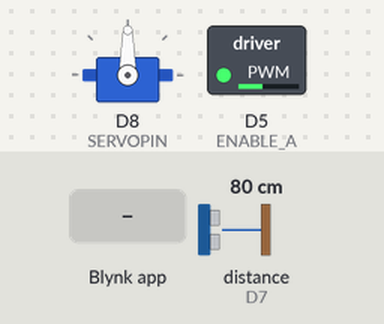
The sketch below on a simulated ESP8266 (NodeMCU). Shown: servo, switched loads named in the sketch (green lamp = pin HIGH). Wiring (inferred from the names in the program): ultrasonic range finder: trigger D6; echo D7. The inputs (shaded band) are chosen by the test bench; at power-on: distance to the obstacle (sensor on D7) 80 cm. The echo pulse lasts 58.3 µs per cm; WiFi joins after 1.5 s; servers stay silent unless stated; pins used as bus, display or sensor lines are not drawn; what the sketch prints to the serial monitor is not drawn.

Above: at 3.0 s.
3.1 s: distance to the obstacle (sensor on D7) set to 38 cm
6.1 s: distance to the obstacle (sensor on D7) set to 31 cm
At 9.1 s:
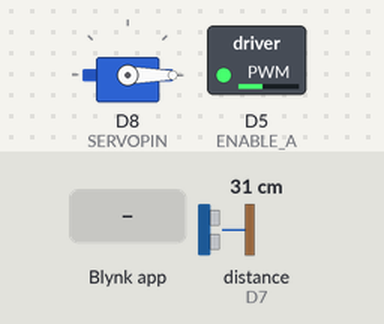
At 10.7 s:
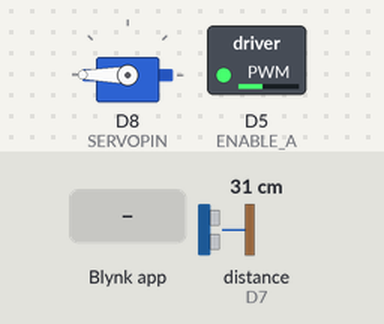
13.6 s: Blynk app writes 0 to V0
Timing chart, 0 to 17.1 s (numbered marks = the images above; inputs shaded):
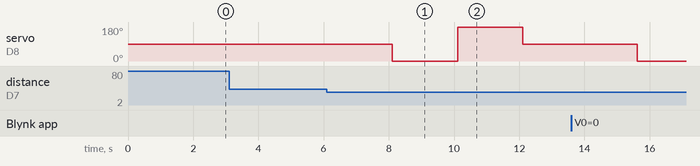

The sketch:

code_Iot.ino
```cpp
#define BLYNK_PRINT Serial
#define BLYNK_TEMPLATE_ID "TMPL68ea6o6_z"
#define BLYNK_TEMPLATE_NAME "Ngohuy ASM"
#define BLYNK_AUTH_TOKEN "EJX2WsetCoQH0qiHLY14jOiN3eKDr3yM"

#include <ESP8266WiFi.h>
#include <BlynkSimpleEsp8266.h>

#include <Servo.h>
/* ********************************************************************** */
#define     ENABLE_A      D5
#define     ENABLE_B      D5
#define     IN_DC_1       D4
#define     IN_DC_2       D3
#define     IN_DC_3       D2
#define     IN_DC_4       D1

#define     SERVOPIN      D8

#define     TRIG          D6
#define     ECHO          D7

#define     DIS_STOP      35
/* ********************************************************************** */
Servo myservo;
unsigned char speed_rate = 0;
unsigned char dis_right, dis_left, distance;
unsigned char pos;
unsigned char mode_run = 0, mode_hendel = 0;
unsigned char buffer_blynk[5];
char ssid[] = "Huy2.4G";
char pass[] = "99999999y";


void setup() {
  serial_Setup();
  servor_Setup();
  HCSR_Setup();
  motor_Setup();
  set_speed_rate(100);

  Blynk.begin(BLYNK_AUTH_TOKEN, ssid, pass);
}

void loop() {
  if(buffer_blynk[0] == 0){
    Blynk.virtualWrite(V5, 0);
    mode_hendel_();
  }
  else{
    blynk_run();
    mode_hendel = 0;
  }
  Blynk.run();
}
/* ********************************************************************** */
void mode_hendel_(void) {
  switch (mode_hendel) {
    case 0:
      distance = dis_servo();
      Serial.print("distance:  " + (String)distance + "\r\n");
      if (distance < DIS_STOP) {
        Blynk.virtualWrite(V5, 1);
        Stop();
        delay(2000);
        sevor_pos(0);
        dis_right = dis_servo();
        Serial.print("dis_right:  " + (String)dis_right + "\r\n");
        delay(2000);

        sevor_pos(180);
        dis_left = dis_servo();
        Serial.print("dis_left:  " + (String)dis_left + "\r\n");
        delay(2000);
        sevor_pos(90);
        if (dis_right < DIS_STOP && dis_left < DIS_STOP) mode_hendel = 4;
        else {
          if (dis_right > dis_left) {
            mode_hendel = 2;
          }
          else {
            mode_hendel = 3;
          }
        }
      }
      else {
        mode_hendel = 1;
      }
      break;
    case 1:
      forward();
      mode_hendel = 0;
      break;
    case 2:
      left();
      delay(800);
      mode_hendel = 0;
      break;
    case 3:
      right();
      delay(800);
      mode_hendel = 0;
      break;
    case 4:
      right();
      delay(1500);
      mode_hendel = 0;
      break;

  }
}
/* ********************************************************************** */
void blynk_run(void){
  if(buffer_blynk[1]) forward();
  else if(buffer_blynk[2]) back();
  else if(buffer_blynk[3]) left();
  else if(buffer_blynk[4]) right();
  else Stop();
}
/* ********************************************************************** */
void serial_Setup(void) {
  Serial.begin(115200);
  Serial.print("\r\n");
  Serial.print("SETUP_UART \r\n");
}
/* ********************************************************************** */
void servor_Setup(void) {
  myservo.attach(SERVOPIN);
  Serial.print("SEVOR SETUP \r\n");
}
/* ********************************************************************** */
void sevor_pos(unsigned char pos) {
  myservo.write(pos);
  Serial.print("SEVRO:  " + (String)pos + "\r\n");
}
/* ********************************************************************** */
void HCSR_Setup(void) {
  pinMode(TRIG, OUTPUT);
  pinMode(ECHO, INPUT);
  Serial.print("HCSR04 SETUP \r\n");
}
/* ********************************************************************** */
unsigned char dis_servo(void) {
  unsigned long duration;
  unsigned char dis;
  digitalWrite(TRIG, 0);
  delayMicroseconds(2);
  digitalWrite(TRIG, 1);
  delayMicroseconds(5);
  digitalWrite(TRIG, 0);

  duration = pulseIn(ECHO, HIGH);
  dis = int(duration / 2 / 29.412);

  Serial.print("DIS:  " + (String)dis + "\r\n");
  return dis;
}
/* ********************************************************************** */
void motor_Setup(void) {
  pinMode(ENABLE_A, OUTPUT);
  pinMode(ENABLE_B, OUTPUT);
  pinMode(IN_DC_1, OUTPUT);
  pinMode(IN_DC_2, OUTPUT);
  pinMode(IN_DC_3, OUTPUT);
  pinMode(IN_DC_4, OUTPUT);

  digitalWrite(IN_DC_1, LOW);
  digitalWrite(IN_DC_2, LOW);
  digitalWrite(IN_DC_3, LOW);
  digitalWrite(IN_DC_4, LOW);

  analogWrite(ENABLE_A, speed_rate);
  analogWrite(ENABLE_B, speed_rate);
  Serial.print("MOTOR SETUP \r\n");
}
/* ********************************************************************** */
void forward(void) {
  digitalWrite(IN_DC_1, LOW);
  digitalWrite(IN_DC_2, HIGH);
  digitalWrite(IN_DC_3, LOW);
  digitalWrite(IN_DC_4, HIGH);
  Serial.print("FORWARD \r\n");
}
/* ********************************************************************** */
void back(void) {
  digitalWrite(IN_DC_1, HIGH);
  digitalWrite(IN_DC_2, LOW);
  digitalWrite(IN_DC_3, HIGH);
  digitalWrite(IN_DC_4, LOW);
  Serial.print("BACK \r\n");
}
/* ********************************************************************** */
void left(void) {
  digitalWrite(IN_DC_1, LOW);
  digitalWrite(IN_DC_2, HIGH);
  digitalWrite(IN_DC_3, HIGH);
  digitalWrite(IN_DC_4, LOW);
  Serial.print("LEFT \r\n");
}
/* ********************************************************************** */
void right(void) {
  digitalWrite(IN_DC_1, HIGH);
  digitalWrite(IN_DC_2, LOW);
  digitalWrite(IN_DC_3, LOW);
  digitalWrite(IN_DC_4, HIGH);
  Serial.print("RIGHT \r\n");
}
/* ********************************************************************** */
void Stop(void) {
  digitalWrite(IN_DC_1, LOW);
  digitalWrite(IN_DC_2, LOW);
  digitalWrite(IN_DC_3, LOW);
  digitalWrite(IN_DC_4, LOW);
  Serial.print("STOP \r\n");
}
/* ********************************************************************** */
void set_speed_rate(unsigned char new_speed_rate) {
  speed_rate = new_speed_rate;
  Serial.print("SETUP:  " + (String)speed_rate + "\r\n");
  analogWrite(ENABLE_A, speed_rate);
  analogWrite(ENABLE_B, speed_rate);
}
/* ********************************************************************** */

BLYNK_WRITE(V0) {
  buffer_blynk[0] = param.asInt();
  Serial.println("Biến MODE:" + (String)buffer_blynk[0]);
}
BLYNK_WRITE(V1) {
  buffer_blynk[1] = param.asInt();
  Serial.println("Biến tiến:" + (String)buffer_blynk[1]);
}
BLYNK_WRITE(V2) {
  buffer_blynk[2] = param.asInt();
  Serial.println("Biến lùi:" + (String)buffer_blynk[2]);
}
BLYNK_WRITE(V3) {
  buffer_blynk[3] = param.asInt();
  Serial.println("Biến trái:" + (String)buffer_blynk[3]);
}
BLYNK_WRITE(V4) {
  buffer_blynk[4] = param.asInt();
  Serial.println("Biến phải:" + (String)buffer_blynk[4]);
}
```

Measured:
- the behaviour switches between 36 and 35 cm on distance to the obstacle (sensor on D7) (found by bisection; images 0 and 1)
- after the input at 6.1 s, servo on D8 (SERVOPIN): 90° → 0° after 2.0 s, → 180° 2.0 s later, → 90° 2.0 s later
